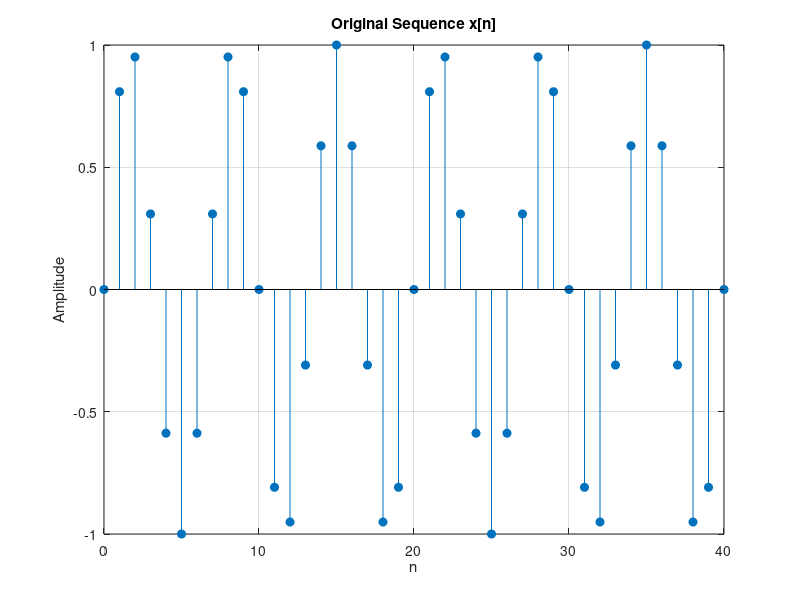
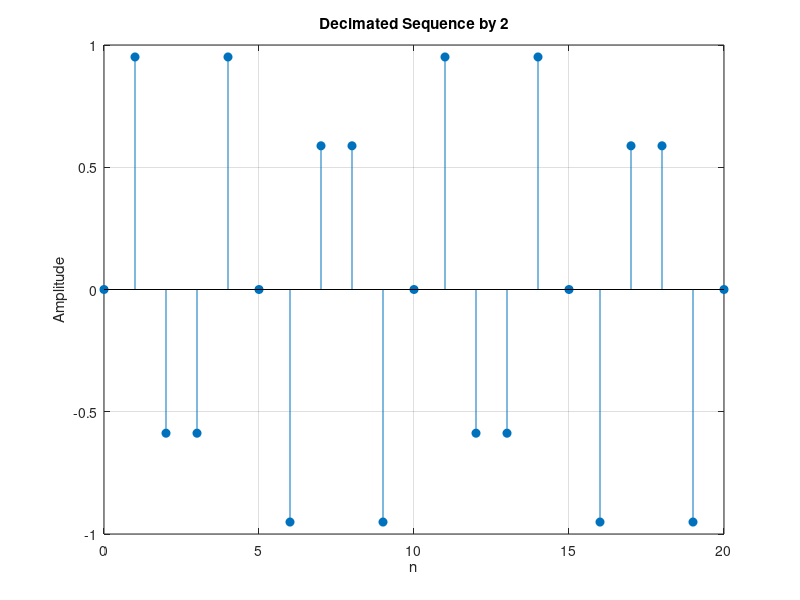
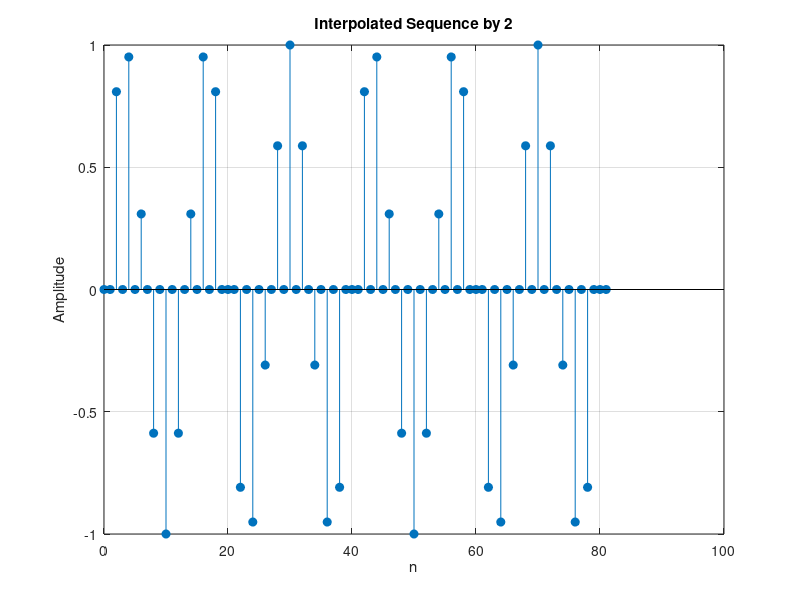
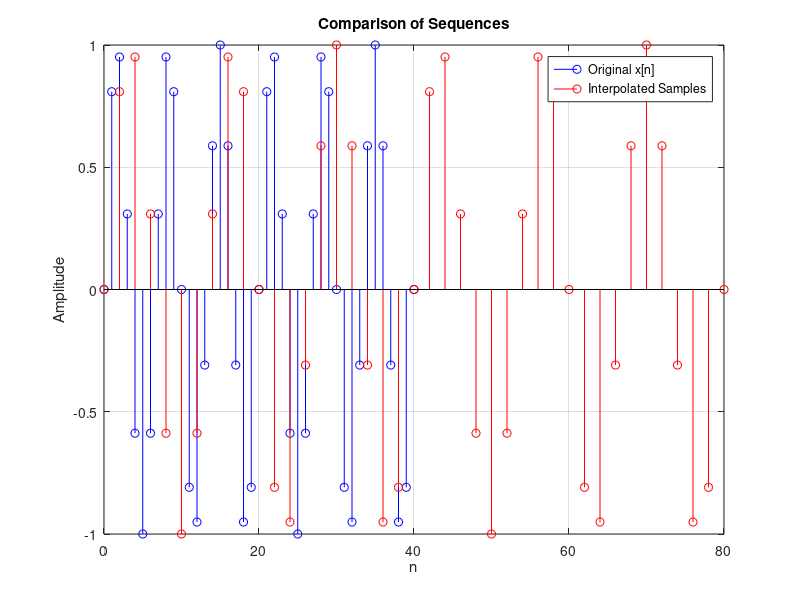

The MATLAB source for these figures, in order:
clc;
clear;
close all;

%% =========================================================
% Discrete-Time Signal Sampling Operations
% Decimation and Interpolation by 2
% =========================================================

%% Original Sequence

n = 0:40;

x = sin(0.3*pi*n);

%% Decimation by 2

y = x(1:2:end);

nd = 0:length(y)-1;

%% Interpolation by 2

v = zeros(1,2*length(x));

v(1:2:end) = x;

ni = 0:length(v)-1;

%% =========================================================
% Create Output Folder
% =========================================================

scriptPath = fileparts(mfilename('fullpath'));

if isempty(scriptPath)
    scriptPath = pwd;
end

outputFolder = fullfile(scriptPath,...
    'Decimation_Interpolation_Output');

if ~exist(outputFolder,'dir')
    mkdir(outputFolder);
end

%% =========================================================
% Figure 1: Original Sequence
% =========================================================

fig1 = figure;

stem(n,x,'filled');

grid on;

title('Original Sequence x[n]');
xlabel('n');
ylabel('Amplitude');

exportgraphics(fig1,...
    fullfile(outputFolder,...
    'Original_Sequence.png'),...
    'Resolution',300);

%% =========================================================
% Figure 2: Decimated Sequence
% =========================================================

fig2 = figure;

stem(nd,y,'filled');

grid on;

title('Decimated Sequence by 2');
xlabel('n');
ylabel('Amplitude');

exportgraphics(fig2,...
    fullfile(outputFolder,...
    'Decimated_Sequence.png'),...
    'Resolution',300);

%% =========================================================
% Figure 3: Interpolated Sequence
% =========================================================

fig3 = figure;

stem(ni,v,'filled');

grid on;

title('Interpolated Sequence by 2');
xlabel('n');
ylabel('Amplitude');

exportgraphics(fig3,...
    fullfile(outputFolder,...
    'Interpolated_Sequence.png'),...
    'Resolution',300);

%% =========================================================
% Figure 4: Comparison
% =========================================================

fig4 = figure;

stem(n,x,'b');
hold on;

stem(0:2:length(v)-2,...
    v(1:2:end),'r');

legend('Original x[n]','Interpolated Samples');

grid on;

title('Comparison of Sequences');
xlabel('n');
ylabel('Amplitude');

exportgraphics(fig4,...
    fullfile(outputFolder,...
    'Sequence_Comparison.png'),...
    'Resolution',300);

%% =========================================================
% Display Results
% =========================================================

disp(' ');
disp('==============================================');
disp('DECIMATION AND INTERPOLATION');
disp('==============================================');

disp(['Original samples     : ',num2str(length(x))]);
disp(['Decimated samples    : ',num2str(length(y))]);
disp(['Interpolated samples : ',num2str(length(v))]);

disp(' ');
disp(['Output folder: ',outputFolder]);

disp(' ');
disp('PNG files saved successfully:');

disp('1. Original_Sequence.png');
disp('2. Decimated_Sequence.png');
disp('3. Interpolated_Sequence.png');
disp('4. Sequence_Comparison.png');

disp(' ');
disp('Simulation completed successfully.');
